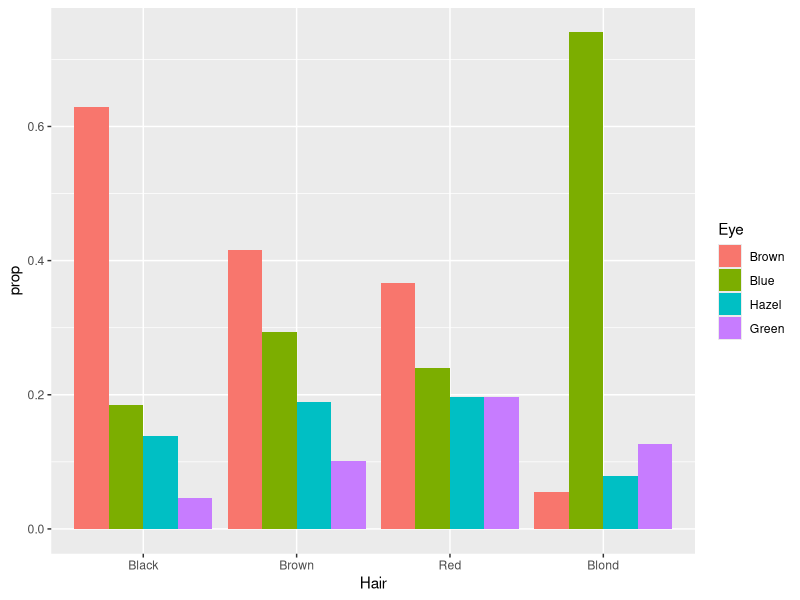
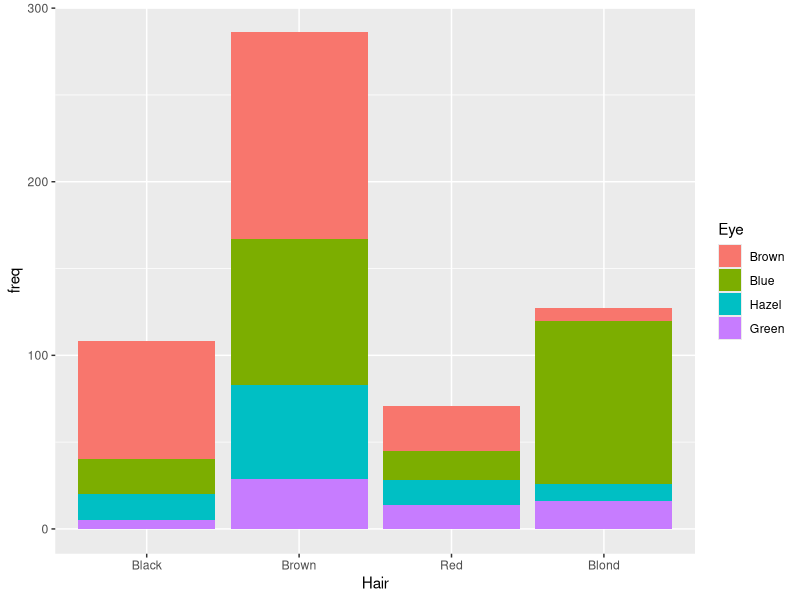
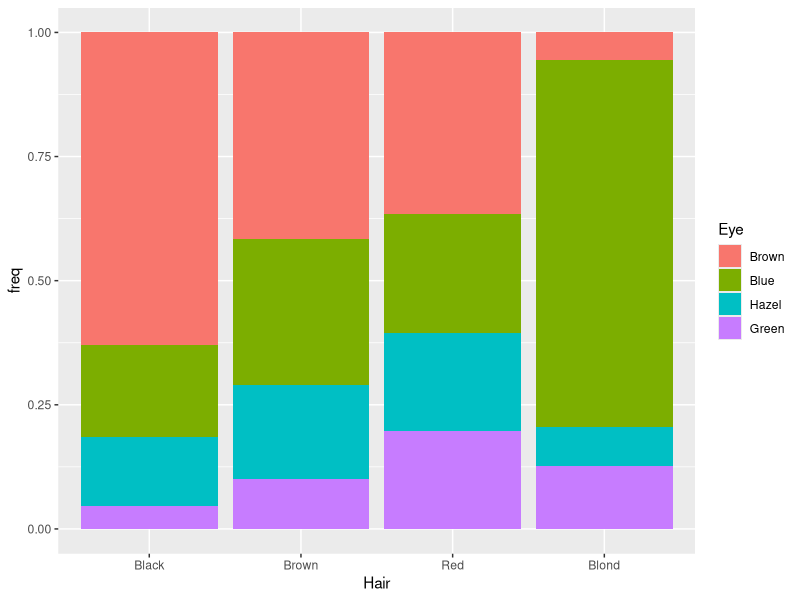
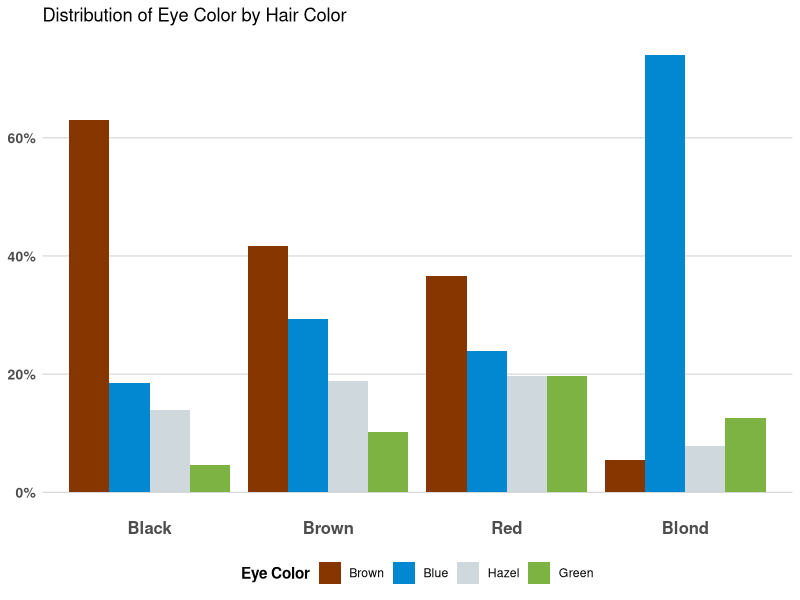
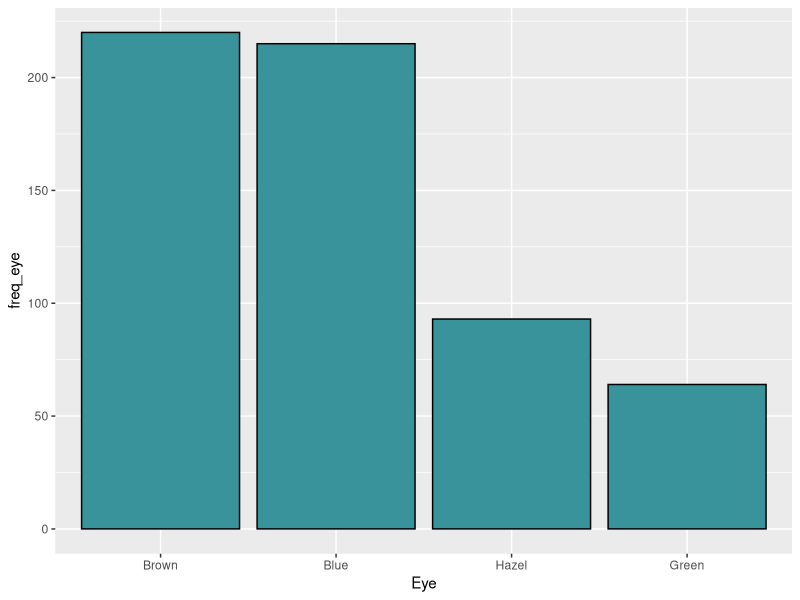
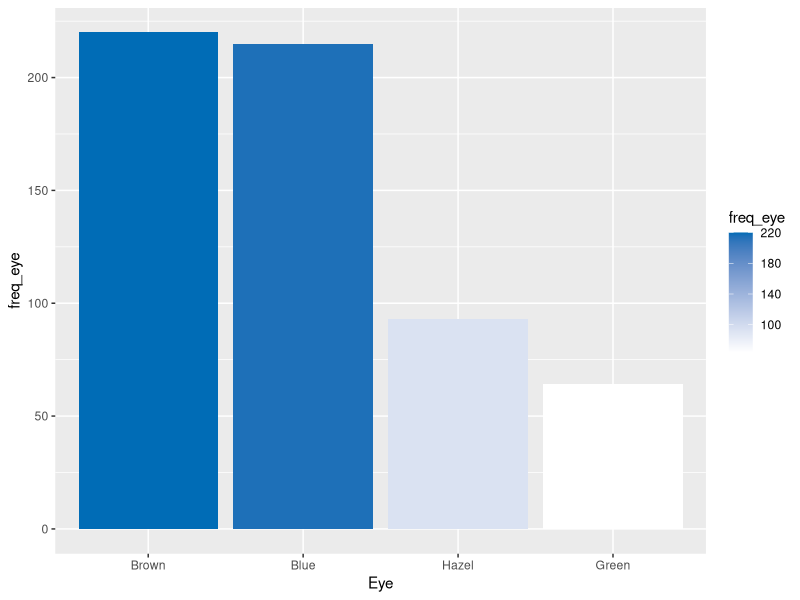
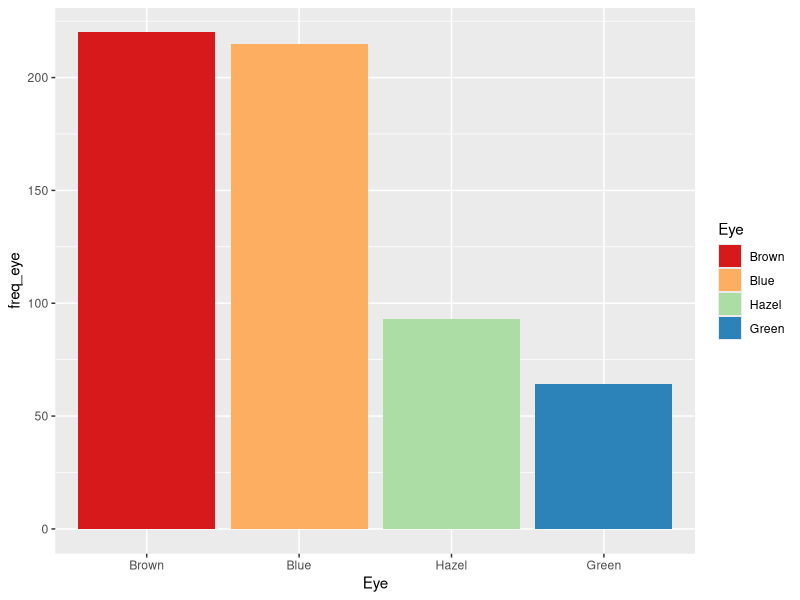
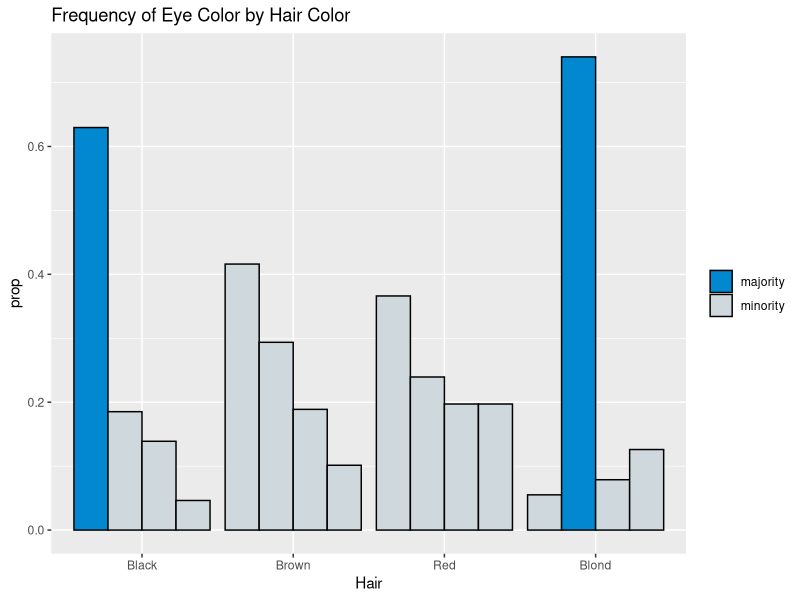

R code for these plots, in order:
## ---- chunk 1
knitr::opts_chunk$set(message = FALSE, warning = FALSE)
library(dplyr)
library(ggplot2)
library(grid)
library(gridExtra)

# load data ----------------------------------
data("HairEyeColor")

## get it in the format we need ----
hair_eye_freq <- HairEyeColor %>%
  data.frame() %>%
  group_by(Hair, Eye) %>%
  summarize(freq = sum(Freq),
            .groups = "keep") %>%
  ungroup() %>%
  group_by(Hair) %>%
  mutate(total = sum(freq),
         prop = freq/total) %>%
  ungroup() 

print(hair_eye_freq)

## ---- chunk 2
# make bar charts ----------------------------
## basics ----
### clustered ----
hair_eye_freq %>% 
  ggplot(aes(x = Hair, 
             y = prop,
             fill = Eye)) +
  geom_bar(position = "dodge",
           stat = "identity")

### stacked ----
hair_eye_freq %>% 
  ggplot(aes(x = Hair, 
             y = freq,
             fill = Eye)) +
  geom_bar(position = "stack",
           stat = "identity") 

### 100% stacked ----
hair_eye_freq %>% 
  ggplot(aes(x = Hair, 
             y = freq,
             fill = Eye)) +
  geom_bar(position = "fill",
           stat = "identity")
## ---- chunk 3

## with all the formating ----
hair_eye_freq %>% 
  ggplot(aes(x = Hair, 
             y = prop,
             fill = Eye)) +
  geom_bar(position = "dodge",
           stat = "identity") + 
  scale_fill_manual(values = c("Brown" = "#873600",
                               "Blue" = "#0288D1",
                               "Hazel" = "#CFD8DC",
                               "Green" = "#7CB342"),
                    name = "Eye Color") + 
  scale_y_continuous(labels = scales::percent_format(accuracy = 1)) +
  theme_minimal() + 
  theme(
    legend.position = "bottom",
    panel.grid.minor = element_blank(),
    panel.grid.major.x = element_blank(),
    panel.grid.major.y = element_line(size = 0.25, color = "gray"),
    axis.title = element_blank(),
    axis.text = element_text(face = "bold"),
    legend.title = element_text(face = "bold"),
    axis.text.x = element_text(size = 12),
    axis.text.y = element_text(size = 10)
  ) + 
  labs(title = "Distribution of Eye Color by Hair Color") +
  xlab("Hair Color") 

## formatting specific elements ----------
eye_overall <- hair_eye_freq %>%
  select(Eye, freq) %>%
  group_by(Eye) %>%
  summarize(freq_eye = sum(freq),
            .groups = "keep") %>%
  ungroup()

### setting all bars to the same color with an outline ----
eye_overall %>%
  ggplot(aes(x = Eye, 
             y = freq_eye)) +
  geom_bar(position = "dodge",
           stat = "identity",
           fill = "#38939b",
           color = "black")  

### fill by frequency ----
eye_overall %>%
  ggplot(aes(x = Eye, 
             y = freq_eye,
             fill = freq_eye)) +
  geom_bar(position = "dodge",
           stat = "identity") + 
  scale_fill_gradient(low = "white", high = "#006cb6")

### fill with a palette ----
eye_overall %>%
  ggplot(aes(x = Eye, 
             y = freq_eye,
             fill = Eye)) +
  geom_bar(position = "dodge",
           stat = "identity") + 
  scale_fill_brewer(palette = "Spectral")

### color based on values ---- 
hair_eye_freq %>%
  mutate(maj = case_when(prop > 0.5 ~ "majority",
                         TRUE ~ "minority")) %>%
  ggplot(aes(x = Hair, 
             y = prop,
             group = Eye,
             fill = maj)) +
  geom_bar(position = "dodge",
           stat = "identity",
           color = "black") +
  scale_fill_manual(values = c("majority" = "#0288D1",
                               "minority" = "#CFD8DC")) + 
  labs(title = "Frequency of Eye Color by Hair Color") + 
  theme(legend.title = element_blank())
